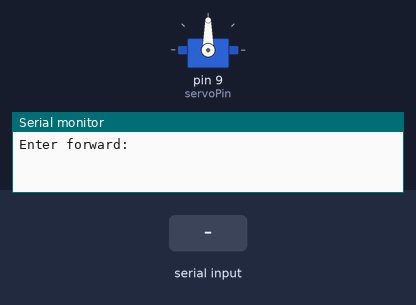
Bench run of a sketch on a simulated Arduino Uno, built with avr-gcc and run on an emulated ATmega328P. Shown: servo, the last lines printed to the serial monitor. The inputs (shaded band) are chosen by the test bench.

Above: at 0.9 s.
1.0 s: "1" received over Serial
3.5 s: "0" received over Serial
At 5.0 s:
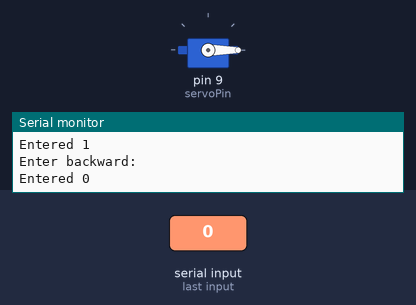
6.0 s: "1" received over Serial
At 7.6 s:
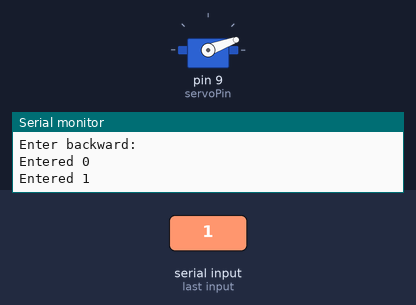
Timing chart, 0 to 9.1 s (numbered marks = the images above; inputs shaded):
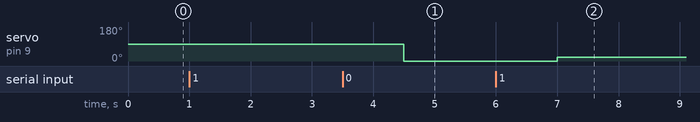

Measured:
- after the input at 3.5 s, servo on pin 9 (servoPin): 90° → 0° after 1.0 s
- after the input at 6.0 s, servo on pin 9 (servoPin): 0° → 20° after 1.0 s

The sketch:

servoTest.ino
```cpp
// Include the servo library:
#include <Servo.h>

// Create a new servo object:
Servo myservo;

// Define the servo pin:
#define servoPin 9

// Create a variable to store the servo position:
int angle = 0;
String dir = "";
String forw = "";
String back = "";

void setup() {
  // Attach the Servo variable to a pin:
  myservo.attach(servoPin);
  Serial.begin(9600);

  // Calibrate clockwise command
  Serial.println("Enter forward: ");
  while(Serial.available() == 0){}
  forw = Serial.readString();
  Serial.println("Entered " + forw);

  // Calibrate counter clockwise command
  Serial.println("Enter backward: ");
  while(Serial.available() == 0){}
  back = Serial.readString();
  Serial.println("Entered " + back);
  myservo.write(0);
}

void loop() {
  while(Serial.available() == 0){}
  dir = Serial.readString();
  Serial.println("Entered " + dir);
  if(dir == forw){
    angle = angle + 20;   // Moves cw by 20 degrees
    myservo.write(angle);
  } else if (dir == back){
    angle = angle - 20;   // Moves ccw by 20 degrees
    myservo.write(angle);
  }
}
```
